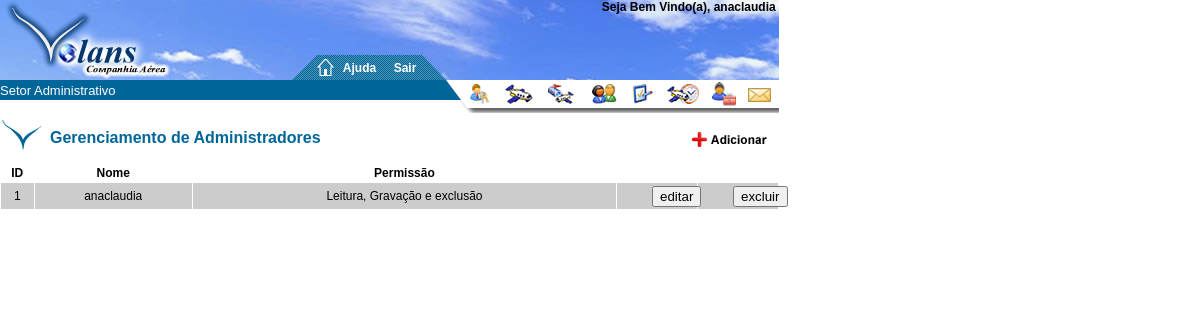
/adm/administradores/lista_administrador.php (signed in), run on the app's committed database.
### tables this page shows
CREATE TABLE IF NOT EXISTS `administrador` (
`id_admin` int(6) NOT NULL,
  `nome` varchar(10) DEFAULT NULL,
  `senha` varchar(10) DEFAULT NULL,
  `permissao` varchar(1) DEFAULT NULL
);

### adm/administradores/lista_administrador.php (the view, shortened to what this page needs)
<html>
<head>
<link href="../../interface/interface.css" rel="stylesheet" type="text/css">
</head>
<? include ("../topo/topo_adm.php"); ?>
<body>
<table width="779" border="0" cellpadding="0" cellspacing="0">
  <tr valign="top">
    <td width="50" rowspan="2"><img src="../fatias/asa_azul.gif" width="42" height="34" hspace="0" vspace="0" align="bottom" class="img"></td>
  </tr>
  <tr>
    <td width="639" align="left" valign="bottom"> <h1 class="tit_administrador">Gerenciamento de Administradores</h1></td>
	<?
	$query="SELECT * FROM administrador WHERE nome='".$_SESSION['x_nome']."'";
    $resultado=mysql_query($query);
	while($line=mysql_fetch_array($resultado)){
	$id=$line['id_admin'];
	$per=$line['permissao'];
if($per==1) {
?>
    <td width="91" align="left" valign="middle"><a href="insere_administrador.php"><img src="../../icones/adm/i_adicionar.gif" width="81" height="19" border="0"></a></td>
<?
  }
?>
  </tr>
</table>
<br>
<table border="0" cellpadding="0" cellspacing="1" width="779">
<tr align='center'>
<td><b>ID</b></td>
<td><b>Nome</b></td>
<td><b>Permiss&atilde;o</b></td>
<td>&nbsp;</td>
<td>&nbsp;</td>
</tr>
<?
if(isset($_REQUEST["pagina"])=="") {
  $pagina="1";
}else{
     $pagina=$_REQUEST["pagina"];
}
$maximo="7";
$inicio=$pagina-1;
$inicio=$maximo*$inicio;
    $query = "SELECT * FROM administrador LIMIT $inicio,$maximo";
	$result=mysql_query($query,$conn);
	$t=0;
	while ($linha = mysql_fetch_array($result)){
	   $id_admin=$linha['id_admin'];
       $nome=$linha['nome'];
       $permissao=$linha['permissao'];
	   $t++;
            if ($t % 2 == 0) {
			$cor="#EFEFEF";
			}
            else {
			  $cor="#CCCCCC";
			}
if($permissao==1){
	$x_permissao="Leitura, Gravação e exclusão";
	}  else if($permissao==2){
	$x_permissao="Leitura e Gravação";
	}
	else{
	$x_permissao="Leitura";
	}
echo "
<tr valign='middle' align='center' bgcolor='$cor'>
<td height='26'><p>".$id_admin."</p></td>
<td><p>".$nome."</p></td>
<td><p>".$x_permissao."</p></td>";
if(($per==1) || ($id==$id_admin)) {
echo "<td width='80'>
<form name='edita' method='post' action='edita_administrador.php'>
<input type='hidden' name='key' value=\"$id_admin\">
<input type='submit' name='editar' value='editar'></form>
</td>
<td width='80'>
<form name='excluir' action='excluir_administrador.php'  method='post'>
<input type='hidden' name='key' value=\"$id_admin\">
<input type='submit' name='excluir' value='excluir' ></form>
</td>";
}
else{
 echo "<td width='80'>&nbsp;</td>
       <td width='80'>&nbsp;</td>";
}
echo "</tr>";
}
}
?>
</table>
<br>
</body>
</html>

### interface/interface.css (style rules this page uses)
body { padding: 0px; margin: 0px; font-family: Arial; font-size: 6px; color: #00000; }
p { padding: 0px; margin: 0px; font-size: 12px; }
b { font-size: 12px; font-weight: bold; }
a { color: #FFFFFF; font-size: 12px; font-family: Arial; text-decoration: none; font-weight: bold; }
h1 { font-size: 16px; font-weight: bold; padding: 10px 0px; margin: 0px; }
.img { padding: 0px; }
.tit_administrador { color: #006699; }
form { padding: 0px; margin: 2px; width: 10px; }

### data on the page
administrador: id_admin "1", nome "anaclaudia", permissao "Leitura, Gravação e exclusão"

### other printed values
$_SESSION['x_nome'] "anaclaudia"
